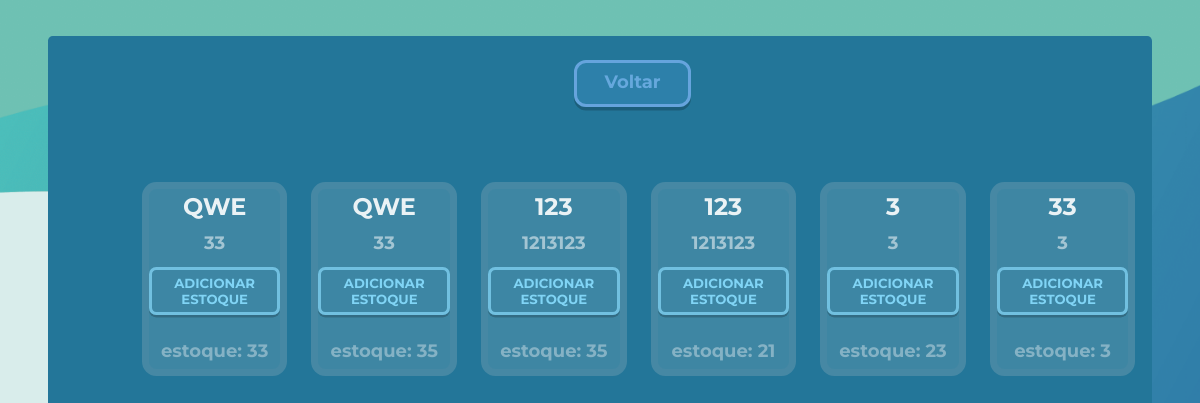
/adicionarEstoques (signed in), run on an earlier commit of the app's database.
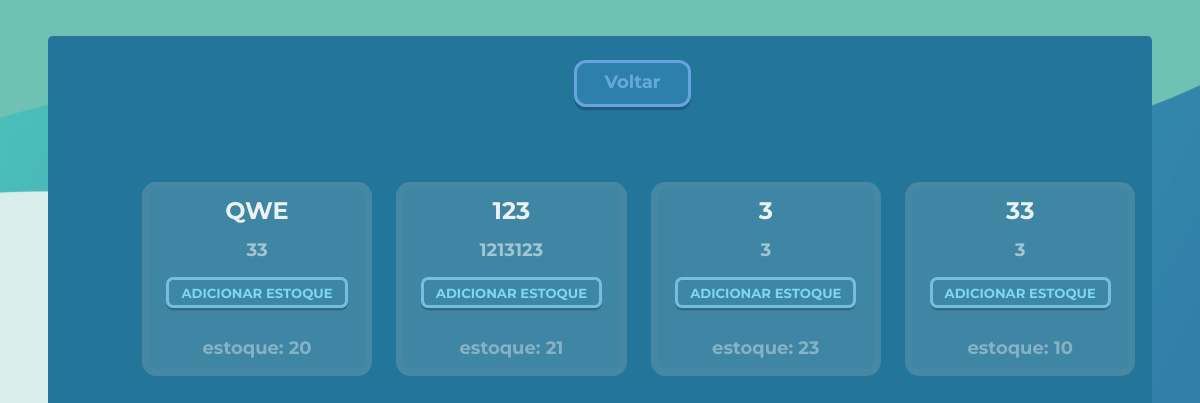
And on a later commit of the database.
### projeto/models.py (models this page shows)
class Produto(db.Model):
    id = db.Column(db.Integer, primary_key = True)
    lanche = db.Column(db.String(length=30), nullable=False)
    valor = db.Column(db.Integer, nullable=False)
    quantidade = db.Column(db.Integer, nullable=False)

### projeto/routes.py (the view)
@app.route("/adicionarEstoques", methods=['GET', 'POST'])
@login_required
def addProdutoQuantidade():
    produtoSemEstoque = Produto.query.all()
    form = confirmarForm()
    return render_template("adicionarEstoque.html", produtos = produtoSemEstoque, form=form)

### projeto/models.py (called while the page is built)
@login_manager.user_loader
def load_user(user_id):
    user_type = session.get('user_type')
    if user_type == 'responsavel':
        return Responsavel.query.get(int(user_id))
    elif user_type == 'dependente':
        return Dependente.query.get(int(user_id))
    elif user_type == 'funcionario':
        return Funcionario.query.get(int(user_id))
    return None

### projeto/templates/adicionarEstoque.html (shortened to what this page needs)
{% extends 'baseDependente.html' %}
{% block conteudo %}
<header>
    <a  class="botãoContainerVoltar" href="{{url_for('homeFunc')}}">Voltar</a>
</header>
<body class="bodyDependente">
    <div class="bodyaddEstoque">
    {% for produto in produtos %}
        <div class="boxChoseLanche">
            <h1>{{produto.lanche}}</h1>
            <h2>{{produto.valor}}</h2>
            <a class="botoesChoseLanche" href="{{url_for('addProdutoQuantidadeFim', id = produto.id)}}">ADICIONAR ESTOQUE</a>
            <h3 class="estoquetxt">estoque: {{produto.quantidade}}</h3>
        </div>
    {%endfor%}
</div>
</body>
{%endblock%}

### projeto/templates/baseDependente.html (shortened to what this page needs)
<!DOCTYPE html>
<html lang="en">
<head>
    <link rel="stylesheet" href="{{url_for('static', filename='style.css')}}">
    <link rel="stylesheet" src="https://cdn.jsdelivr.net/npm/bootstrap@5.3.2/dist/css/bootstrap.min.css">
</head>
<body>
    <div class="container">
        <div class="bodyBaseResponsavel">
            {%block conteudo%}
            {%endblock%}
        </div>
    </div>
</body>
</html>

### projeto/static/style.css (style rules this page uses)
* { padding: 0; margin: 0; font-family: "Montserrat"; font-weight: bold; color: #fff; }
.botãoContainerVoltar { margin-top: 2vw; margin-right: 1vw; box-shadow:rgba(0, 0, 0, 0.2) 0px 0.3vw; font-weight: 700; color: #66a8dd; font-size: 1.5vw; text-align: center; background-color: #4e9edf3b; padding: 0.7vw; height: 2vw; padding-inline: 2.3vw; border-radius: 1vw; border: solid #66a4dd 0.3vw; }
.bodyaddEstoque { display: flex; gap: 2vw; }
.boxChoseLanche h1 { text-transform: uppercase; font-size: 2vw; word-break: break-word; max-width: 90%; line-height: 2vw; color: rgba(255, 255, 255, 0.89); margin: 0; }
.boxChoseLanche h3 { font-size: 1.5vw; }
.boxChoseDependent h2, .boxChoseLanche h2 { font-size: 1.5vw; color: #ffffff86; }
.estoquetxt { color: #ffffff5e; margin-top: 1vw; }
.boxChoseDependent, .boxChoseLanche { width: 26vw; height: 16vw; border: hsl(198, 40%, 46%) solid 0.6vw; background-color: hsl(197, 45%, 44%); display: flex; flex-direction: column; border-radius: 1.2vw; justify-content:center; align-items: center; gap:0.5vw; }
.boxChoseLanche { width: 19vw; height: 15vw; display: flex; flex-direction: column; justify-content: space-evenly; text-align: center; }
header a { width: fit-content; }
header { display: flex; height: 20%; justify-content: center; }
body { background-color: rgb(112, 112, 112); height: calc(100vh - var(--margin-principal) * 2); background-image: url(imagens/FotoFundo1.png); background-size: cover; height: 100vh; overflow-y: hidden; }
:root { --margin-principal: 3vw; --margin-principal-inline: 4vw; }
a { text-decoration: none; }
.container { display: flex; flex-direction: row; height: calc(100vh - var(--margin-principal) * 2); margin-top: var(--margin-principal); margin-inline: var(--margin-principal-inline); margin-bottom: var(--margin-principal); background-color: #237699; overflow: auto; border-radius: 0.4vw; }
.bodyDependente { display: flex; }
.container { width: 92%; }
.botoesChoseLanche { font-size: 1.1vw; background-color: hsla(197, 45%, 44%, 0.288); border: solid hsl(197, 64%, 66%) 0.25vw; padding: 0.4vw; box-shadow:rgba(0, 0, 0, 0.2) 0px 0.2vw; color: hsl(197, 85%, 73%); padding-inline: 1vw; border-radius: 0.6vw; }
.bodyBaseResponsavel { margin-left: 8.5%; width: 90%; }

What changed in the data, as far as the page shows it:
removed Produto: lanche "QWE", valor "33", quantidade "35"
removed Produto: lanche "123", valor "1213123", quantidade "35"
changed Produto "QWE": quantidade "33" → "20"
changed Produto (number 4 of 4 on the later page): quantidade "3" → "10"
